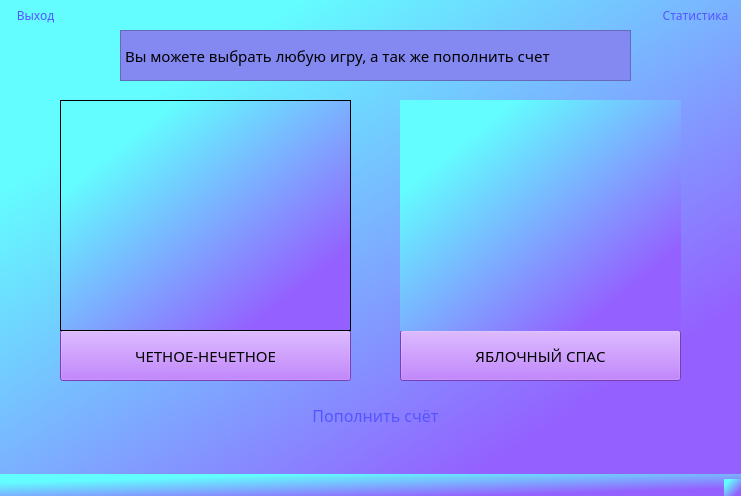
<?xml version="1.0" encoding="UTF-8"?>
<ui version="4.0">
 <class>MainWindow</class>
 <widget class="QMainWindow" name="MainWindow">
  <property name="geometry">
   <rect>
    <x>0</x>
    <y>0</y>
    <width>741</width>
    <height>496</height>
   </rect>
  </property>
  <property name="windowTitle">
   <string>MainWindow</string>
  </property>
  <property name="styleSheet">
   <string notr="true">background-color: qlineargradient(spread:reflect, x1:1, y1:1, x2:0, y2:0, stop:0.179104 rgba(148, 96, 255, 255), stop:0.79602 rgba(99, 252, 255, 255));</string>
  </property>
  <widget class="QWidget" name="centralwidget">
   <widget class="QLabel" name="lbl_text">
    <property name="geometry">
     <rect>
      <x>120</x>
      <y>30</y>
      <width>511</width>
      <height>51</height>
     </rect>
    </property>
    <property name="font">
     <font>
      <family>Microsoft YaHei UI Light</family>
      <pointsize>11</pointsize>
     </font>
    </property>
    <property name="styleSheet">
     <string notr="true">background-color: rgb(131, 137, 241);</string>
    </property>
    <property name="frameShape">
     <enum>QFrame::StyledPanel</enum>
    </property>
    <property name="frameShadow">
     <enum>QFrame::Plain</enum>
    </property>
    <property name="text">
     <string>Вы можете выбрать любую игру, а так же пополнить счет</string>
    </property>
   </widget>
   <widget class="QPushButton" name="pushButton_addCash">
    <property name="geometry">
     <rect>
      <x>60</x>
      <y>400</y>
      <width>631</width>
      <height>31</height>
     </rect>
    </property>
    <property name="font">
     <font>
      <family>OCR A Extended</family>
      <pointsize>12</pointsize>
      <italic>false</italic>
      <strikeout>false</strikeout>
      <kerning>true</kerning>
     </font>
    </property>
    <property name="styleSheet">
     <string notr="true">color: rgb(85, 85, 255);</string>
    </property>
    <property name="text">
     <string>Пополнить счёт</string>
    </property>
    <property name="autoDefault">
     <bool>false</bool>
    </property>
    <property name="default">
     <bool>false</bool>
    </property>
    <property name="flat">
     <bool>true</bool>
    </property>
   </widget>
   <widget class="QPushButton" name="pushButton_exit">
    <property name="enabled">
     <bool>true</bool>
    </property>
    <property name="geometry">
     <rect>
      <x>-10</x>
      <y>0</y>
      <width>91</width>
      <height>31</height>
     </rect>
    </property>
    <property name="font">
     <font>
      <family>OCR A Extended</family>
      <pointsize>9</pointsize>
     </font>
    </property>
    <property name="tabletTracking">
     <bool>false</bool>
    </property>
    <property name="focusPolicy">
     <enum>Qt::NoFocus</enum>
    </property>
    <property name="toolTip">
     <string/>
    </property>
    <property name="styleSheet">
     <string notr="true">color: rgb(85, 85, 255);</string>
    </property>
    <property name="text">
     <string>Выход</string>
    </property>
    <property name="flat">
     <bool>true</bool>
    </property>
   </widget>
   <widget class="QPushButton" name="pushButton_game1">
    <property name="geometry">
     <rect>
      <x>60</x>
      <y>330</y>
      <width>291</width>
      <height>51</height>
     </rect>
    </property>
    <property name="font">
     <font>
      <family>OCR A Extended</family>
      <pointsize>11</pointsize>
     </font>
    </property>
    <property name="mouseTracking">
     <bool>false</bool>
    </property>
    <property name="autoFillBackground">
     <bool>false</bool>
    </property>
    <property name="styleSheet">
     <string notr="true">background-color: rgb(170, 85, 255);</string>
    </property>
    <property name="text">
     <string>ЧЕТНОЕ-НЕЧЕТНОЕ</string>
    </property>
    <property name="checkable">
     <bool>false</bool>
    </property>
    <property name="autoDefault">
     <bool>false</bool>
    </property>
    <property name="default">
     <bool>false</bool>
    </property>
    <property name="flat">
     <bool>false</bool>
    </property>
   </widget>
   <widget class="QPushButton" name="pushButton_game2">
    <property name="geometry">
     <rect>
      <x>400</x>
      <y>330</y>
      <width>281</width>
      <height>51</height>
     </rect>
    </property>
    <property name="font">
     <font>
      <family>OCR A Extended</family>
      <pointsize>11</pointsize>
     </font>
    </property>
    <property name="mouseTracking">
     <bool>false</bool>
    </property>
    <property name="autoFillBackground">
     <bool>false</bool>
    </property>
    <property name="styleSheet">
     <string notr="true">background-color: rgb(170, 85, 255);</string>
    </property>
    <property name="text">
     <string>ЯБЛОЧНЫЙ СПАС</string>
    </property>
    <property name="checkable">
     <bool>false</bool>
    </property>
    <property name="autoDefault">
     <bool>false</bool>
    </property>
    <property name="default">
     <bool>false</bool>
    </property>
    <property name="flat">
     <bool>false</bool>
    </property>
   </widget>
   <widget class="QLabel" name="lbl_cubes">
    <property name="geometry">
     <rect>
      <x>60</x>
      <y>100</y>
      <width>291</width>
      <height>231</height>
     </rect>
    </property>
    <property name="styleSheet">
     <string notr="true"/>
    </property>
    <property name="frameShape">
     <enum>QFrame::StyledPanel</enum>
    </property>
    <property name="frameShadow">
     <enum>QFrame::Plain</enum>
    </property>
    <property name="text">
     <string/>
    </property>
    <property name="pixmap">
     <pixmap resource="cubes.qrc">:/cubes_game/squers_game.jpg</pixmap>
    </property>
    <property name="scaledContents">
     <bool>true</bool>
    </property>
    <property name="alignment">
     <set>Qt::AlignLeading|Qt::AlignLeft|Qt::AlignVCenter</set>
    </property>
   </widget>
   <widget class="QLabel" name="lbl_apples">
    <property name="geometry">
     <rect>
      <x>400</x>
      <y>100</y>
      <width>281</width>
      <height>231</height>
     </rect>
    </property>
    <property name="styleSheet">
     <string notr="true"/>
    </property>
    <property name="text">
     <string/>
    </property>
    <property name="pixmap">
     <pixmap resource="21.qrc">:/twenty_one/twenty-one.jpg</pixmap>
    </property>
    <property name="scaledContents">
     <bool>true</bool>
    </property>
   </widget>
   <widget class="QPushButton" name="pushButton_statistic">
    <property name="enabled">
     <bool>true</bool>
    </property>
    <property name="geometry">
     <rect>
      <x>630</x>
      <y>0</y>
      <width>131</width>
      <height>31</height>
     </rect>
    </property>
    <property name="font">
     <font>
      <family>OCR A Extended</family>
      <pointsize>9</pointsize>
     </font>
    </property>
    <property name="tabletTracking">
     <bool>false</bool>
    </property>
    <property name="focusPolicy">
     <enum>Qt::NoFocus</enum>
    </property>
    <property name="toolTip">
     <string/>
    </property>
    <property name="styleSheet">
     <string notr="true">color: rgb(85, 85, 255);</string>
    </property>
    <property name="text">
     <string>Статистика</string>
    </property>
    <property name="flat">
     <bool>true</bool>
    </property>
   </widget>
  </widget>
  <widget class="QMenuBar" name="menubar">
   <property name="geometry">
    <rect>
     <x>0</x>
     <y>0</y>
     <width>741</width>
     <height>26</height>
    </rect>
   </property>
  </widget>
  <widget class="QStatusBar" name="statusbar"/>
 </widget>
 <resources>
  <include location="cubes.qrc"/>
  <include location="21.qrc"/>
 </resources>
 <connections/>
</ui>
